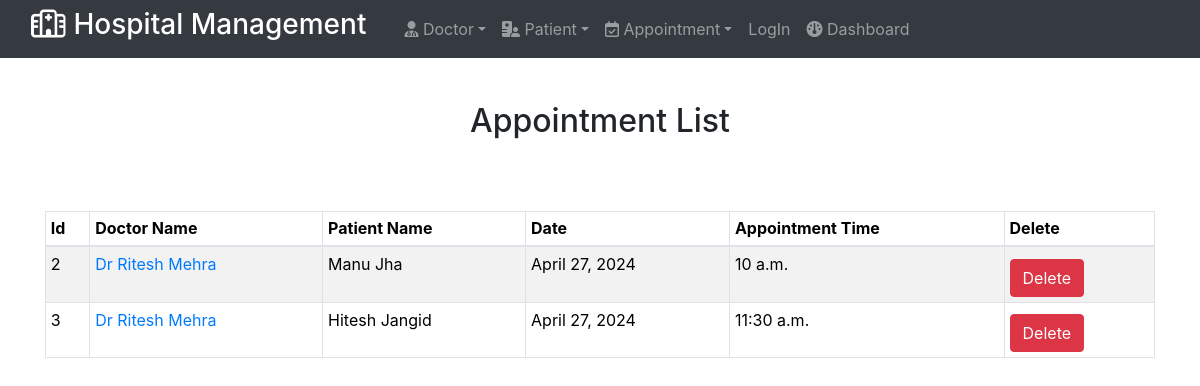
Screenshot of /viewappointment with the database file from the repository.
### hospital/models.py (models this page shows, shortened)
class Appointment(models.Model):
    doctor=models.ForeignKey(Doctor, on_delete=models.CASCADE)
    patient=models.ForeignKey(Patient,on_delete=models.CASCADE)
    ap_date=models.DateField()
    ap_time=models.TimeField()
    doc_fee=models.IntegerField(default=350)

class Doctor(models.Model):
    name=models.CharField(max_length=255)
    department=models.CharField(max_length=255)
    mobile=models.IntegerField()
    status=models.CharField(max_length=150)
    doctor_ap_date=models.DateField(auto_now=True)
    fees=models.IntegerField(default=350)
    resident=models.TextField(default="-")
    def __str__(self):
        return self.name

class Patient(models.Model):
    name=models.CharField(max_length=200)
    age=models.IntegerField()
    gender=models.CharField(max_length=50)
    mobile=models.IntegerField()
    email=models.EmailField(null=True)
    address=models.CharField(max_length=250)
    status=models.CharField(max_length=150)
    def __str__(self):
        return self.name

### hospital/views.py (the view)
# urls.py: path('viewappointment',views.viewappointment,name='viewappointment'),
def viewappointment(request):
    appoint=Appointment.objects.all().order_by('ap_date','ap_time')
    context={"appoint_list":appoint}
    return render(request, 'viewappointment.html', context)

### templates/viewappointment.html (shortened to what this page needs)
{% extends "index.html" %}
{% block body %}
<div class="container">
    <h2>Appointment List</h2>
    <br><br>
    <table class="table table-striped table-bordered table-sm" id="dtBasicExample">
        <thead>
            <tr>
                <th class="th-sm">Id</th>
                <th class="th-sm">Doctor Name</th>
                <th class="th-sm">Patient Name</th>
                <th class="th-sm">Date</th>
                <th class="th-sm">Appointment Time</th>
                <th class="th-sm">Delete</th>
            </tr>
        </thead>
        <tbody>
            {% for a in appoint_list %}
            <tr>
                <td>{{a.id}}</td>
                <td><a href="{% url 'app_detail' a.id%}">{{a.doctor}}</a></td>
                <td>{{a.patient}}</td>
                <td>{{a.ap_date}}</td>
                <td>{{a.ap_time}}</td>
                <td><a href="{% url 'deleteappoint' a.id %}" onclick="return confirm('Are you sure you want to delete?')" class="btn btn-danger"> Delete</a></td>
                </tr>
            {% endfor %}
        </tbody>
    </table>
</div>
{% endblock body %}

### static/hospital.css (style rules this page uses)
body { width:100%; }
h2 { text-align: center; margin-top: 4%; margin-bottom: 2%; }
.btn { margin-top:5%; }

### rows the page displays
Appointment: id "2", doctor "Dr Ritesh Mehra", patient "Manu Jha", ap_date "April 27, 2024", ap_time "10 a.m."
Appointment: id "3", doctor "Dr Ritesh Mehra", patient "Hitesh Jangid", ap_date "April 27, 2024", ap_time "11:30 a.m."
